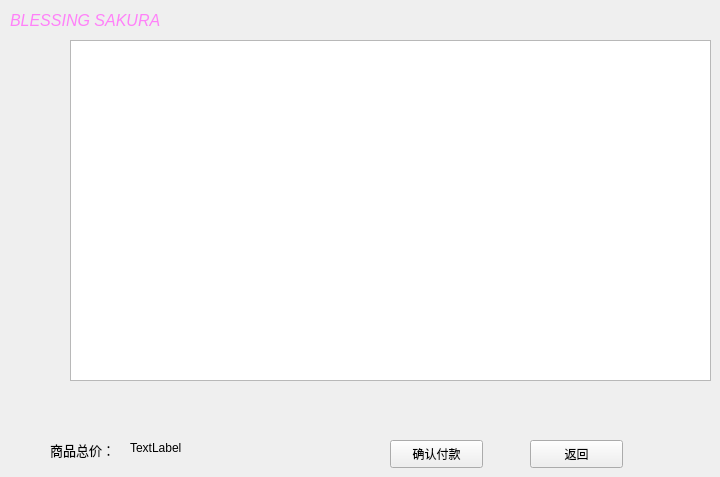
    <widget class="QWidget" name="page_10">
     <widget class="QPushButton" name="pushButton_20">
      <property name="geometry">
       <rect>
        <x>390</x>
        <y>440</y>
        <width>93</width>
        <height>28</height>
       </rect>
      </property>
      <property name="text">
       <string>确认付款</string>
      </property>
     </widget>
     <widget class="QPushButton" name="pushButton_21">
      <property name="geometry">
       <rect>
        <x>530</x>
        <y>440</y>
        <width>93</width>
        <height>28</height>
       </rect>
      </property>
      <property name="text">
       <string>返回</string>
      </property>
     </widget>
     <widget class="QLabel" name="label_47">
      <property name="geometry">
       <rect>
        <x>50</x>
        <y>440</y>
        <width>81</width>
        <height>21</height>
       </rect>
      </property>
      <property name="text">
       <string>&lt;html&gt;&lt;head/&gt;&lt;body&gt;&lt;p&gt;&lt;span style=&quot; font-size:10pt;&quot;&gt;商品总价：&lt;/span&gt;&lt;/p&gt;&lt;/body&gt;&lt;/html&gt;</string>
      </property>
     </widget>
     <widget class="QLabel" name="label_48">
      <property name="geometry">
       <rect>
        <x>510</x>
        <y>340</y>
        <width>91</width>
        <height>21</height>
       </rect>
      </property>
      <property name="text">
       <string/>
      </property>
     </widget>
     <widget class="QLabel" name="label_49">
      <property name="geometry">
       <rect>
        <x>10</x>
        <y>0</y>
        <width>171</width>
        <height>41</height>
       </rect>
      </property>
      <property name="text">
       <string>&lt;html&gt;&lt;head/&gt;&lt;body&gt;&lt;p&gt;&lt;span style=&quot; font-size:12pt; font-style:italic; color:#ff81f9;&quot;&gt;BLESSING SAKURA&lt;/span&gt;&lt;/p&gt;&lt;/body&gt;&lt;/html&gt;</string>
      </property>
     </widget>
     <widget class="QTableWidget" name="tableWidget_2">
      <property name="geometry">
       <rect>
        <x>70</x>
        <y>40</y>
        <width>641</width>
        <height>341</height>
       </rect>
      </property>
     </widget>
     <widget class="QLabel" name="label_sum">
      <property name="geometry">
       <rect>
        <x>130</x>
        <y>440</y>
        <width>101</width>
        <height>16</height>
       </rect>
      </property>
      <property name="text">
       <string>TextLabel</string>
      </property>
     </widget>
    </widget>
